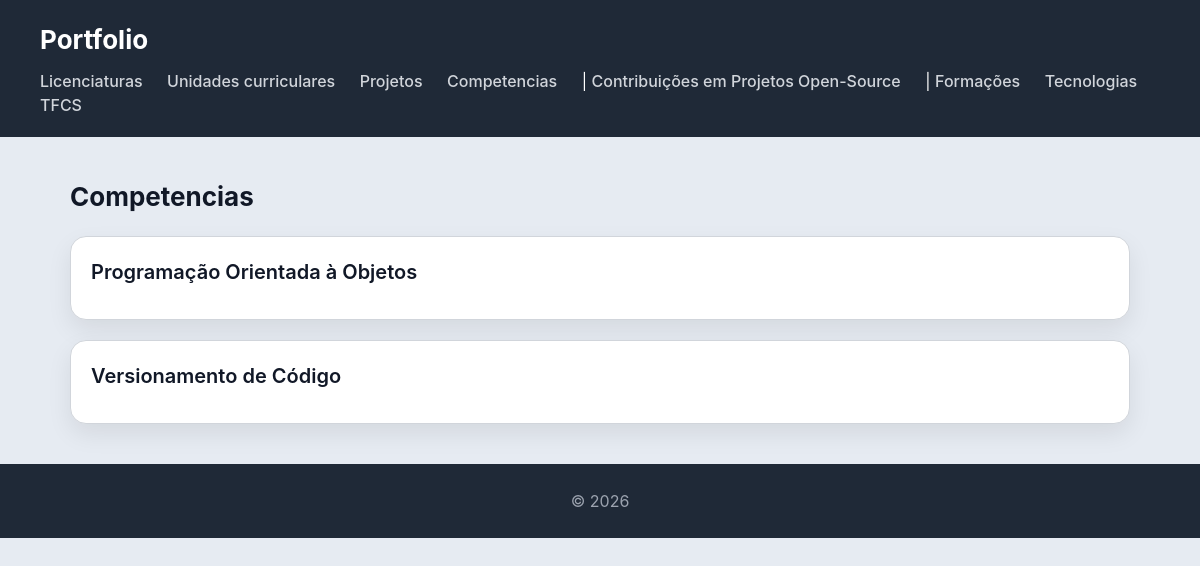
The page /competencias/ on the database its author committed.
### portfolio/models.py (models this page shows)
class Competencia(models.Model):
    nome = models.CharField(max_length=100)
    descricao = models.CharField(max_length=250)
    def __str__(self):
        return self.nome

### portfolio/views.py (the view)
# urls.py: path('competencias/', views.competencias_view, name='competencias'),
def competencias_view(request):
    competencias = (Competencia.objects
              .select_related()
              .prefetch_related()
              .all())
    return render(request, 'portfolio/competencias.html', {'competencias': competencias})

### portfolio/templates/portfolio/competencias.html
{% extends "portfolio/base.html" %}
{% block content %}
<h2>Competencias</h2>
<section>
    {% for competencia in competencias %}
    <article>
        <header>
            <h3>{{ competencia }}</h3>
        </header>
    </article>
    {% endfor %}
</section>
{% endblock %}

### portfolio/static/portfolio/styles.css (style rules this page uses)
* { box-sizing: border-box; margin: 0; padding: 0; }
body { font-family: "Inter", "Segoe UI", system-ui, -apple-system, sans-serif; background: #e6ebf2; color: #111827; line-height: 1.5; }
h2 { margin-bottom: 20px; font-size: 26px; }
section > article { background: white; padding: 20px; border-radius: 16px; border: 1px solid #d1d5db; box-shadow: 0 10px 25px rgba(0,0,0,0.08); transition: all 0.25s ease; margin-bottom: 20px; }
article > header { margin-bottom: 12px; }
article > header > h3 { font-size: 20px; font-weight: 600; margin-bottom: 4px; }

### rows shown on the page
Competencia: nome "Programação Orientada à Objetos"
Competencia: nome "Versionamento de Código"
